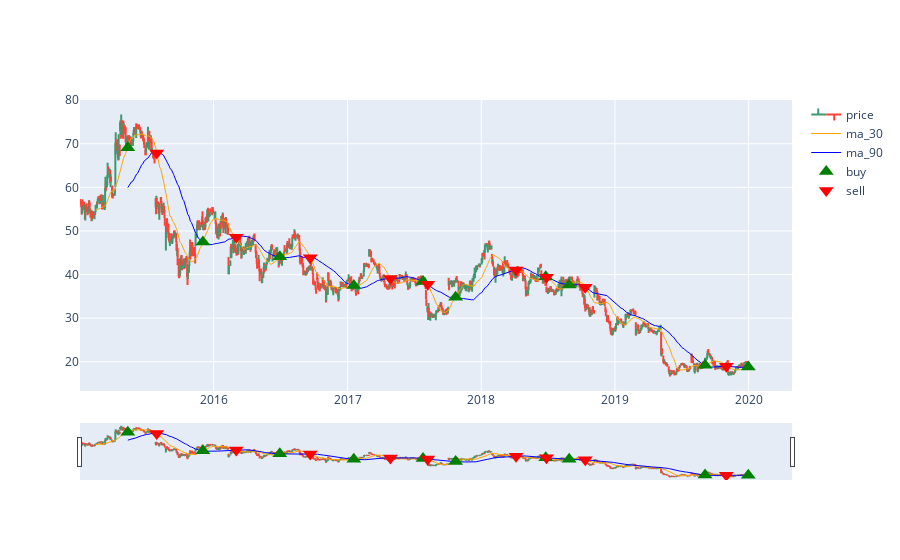

Write notebook code for a chart like this one.
### Code cell
figure = go.Figure(data=[
            #Свечной график
            go.Ohlc(name = 'price', x=df.index,
                open=df['Open'],
                high=df['High'],
                low=df['Low'],
                close=df['Close']), 
          
            #Cкользящие средние
            go.Scatter(name='ma_30', x=df.index, y=df['ma_30'], line=dict(color='orange', width=1)),
            go.Scatter(name='ma_90', x=df.index, y=df['ma_90'], line=dict(color='blue', width=1)),
            
            #сигнал на покупку
            go.Scatter(name='buy', x=df[df['Position']==1].index, y=df['ma_30'][df['Position']==1], 
                        mode='markers', marker = dict(color='green', size=13, symbol='triangle-up')),
    
            #сигнал на продажу
            go.Scatter(name='sell', x=df[df['Position']==-1].index, y=df['ma_30'][df['Position']==-1], 
                        mode='markers', marker = dict(color='red', size=13, symbol='triangle-down')),
    
            #стоп-лосс сигнал
            #go.Scatter(name='stop-loss', x=df[df['Position'] == -1].index, y=df['ma_30'][df['Position'] == -1], 
                        #mode='markers', marker = dict(color='black', size=13, symbol='triangle-down'))
           
                        ])

iplot(figure);

### Figure 1 — Plotly figure (JSON) as saved in the notebook; plotly's stock layout.template omitted (floating-point values rounded to 4 significant figures; data arrays with more than 128 entries replaced by an {"elided": "..."} marker saying what was removed)
{"data": [{"close": {"elided": "1258 float values"}, "high": {"elided": "1258 float values"}, "low": {"elided": "1258 float values"}, "name": "price", "open": {"elided": "1258 float values"}, "type": "ohlc", "x": {"elided": "1258 str values"}}, {"line": {"color": "orange", "width": 1}, "name": "ma_30", "type": "scatter", "x": {"elided": "1258 str values"}, "y": {"elided": "1258 float values"}}, {"line": {"color": "blue", "width": 1}, "name": "ma_90", "type": "scatter", "x": {"elided": "1258 str values"}, "y": {"elided": "1258 float values"}}, {"marker": {"color": "green", "size": 13, "symbol": "triangle-up"}, "mode": "markers", "name": "buy", "type": "scatter", "x": ["2015-05-12T00:00:00", "2015-12-03T00:00:00", "2016-06-30T00:00:00", "2017-01-18T00:00:00", "2017-07-26T00:00:00", "2017-10-23T00:00:00", "2018-06-26T00:00:00", "2018-08-29T00:00:00", "2019-09-04T00:00:00", "2019-12-31T00:00:00"], "y": [69.09, 47.49, 44.09, 37.47, 38.4, 34.81, 39.49, 37.58, 19.22, 18.82]}, {"marker": {"color": "red", "size": 13, "symbol": "triangle-down"}, "mode": "markers", "name": "sell", "type": "scatter", "x": ["2015-07-30T00:00:00", "2016-03-03T00:00:00", "2016-09-21T00:00:00", "2017-04-28T00:00:00", "2017-08-08T00:00:00", "2018-04-06T00:00:00", "2018-06-28T00:00:00", "2018-10-12T00:00:00", "2019-11-01T00:00:00"], "y": [67.84, 48.56, 43.84, 39.11, 37.79, 41.05, 39.36, 37.07, 19.0]}], "layout": {}}
